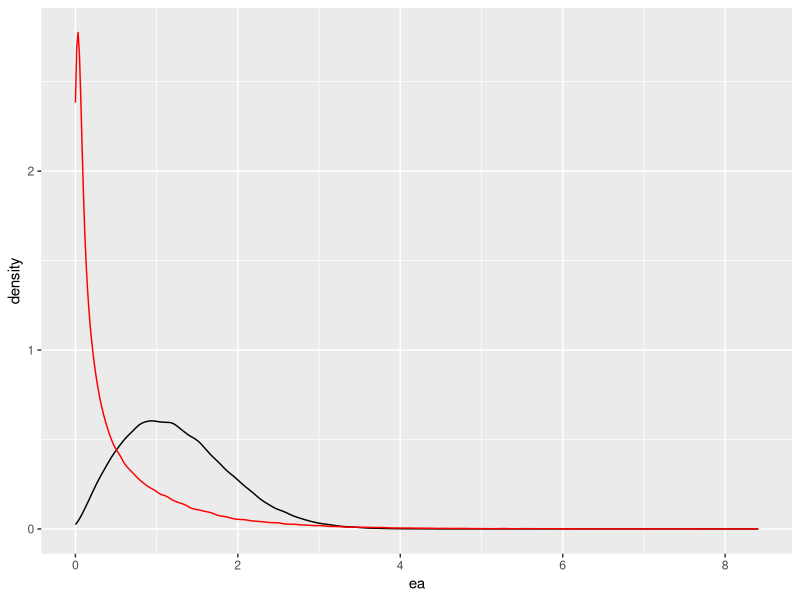

The R script that drew this image:

lambda <- function(t){
  t
}

q <- rexp

Q <- function(t){
  t^2/2
}

m <- exp(3/8)

ar <- function(){
  while(T){
    s <- q(1)
    integrated_rate <- Q(s)
    if (runif(1)<exp(-integrated_rate+s)/(m)){
      return(integrated_rate)
    }
  }
}

invert_method <- function(ss){
  s <- rexp(ss)
  return(sqrt(2*s))
}

library(ggplot2)
ss <- 1e5
ea <- invert_method(ss)
aro <- replicate(ss,ar())

p <- ggplot()+
  geom_density(aes(x=ea))+
  geom_density(aes(x=aro),col='red')

print(p)


